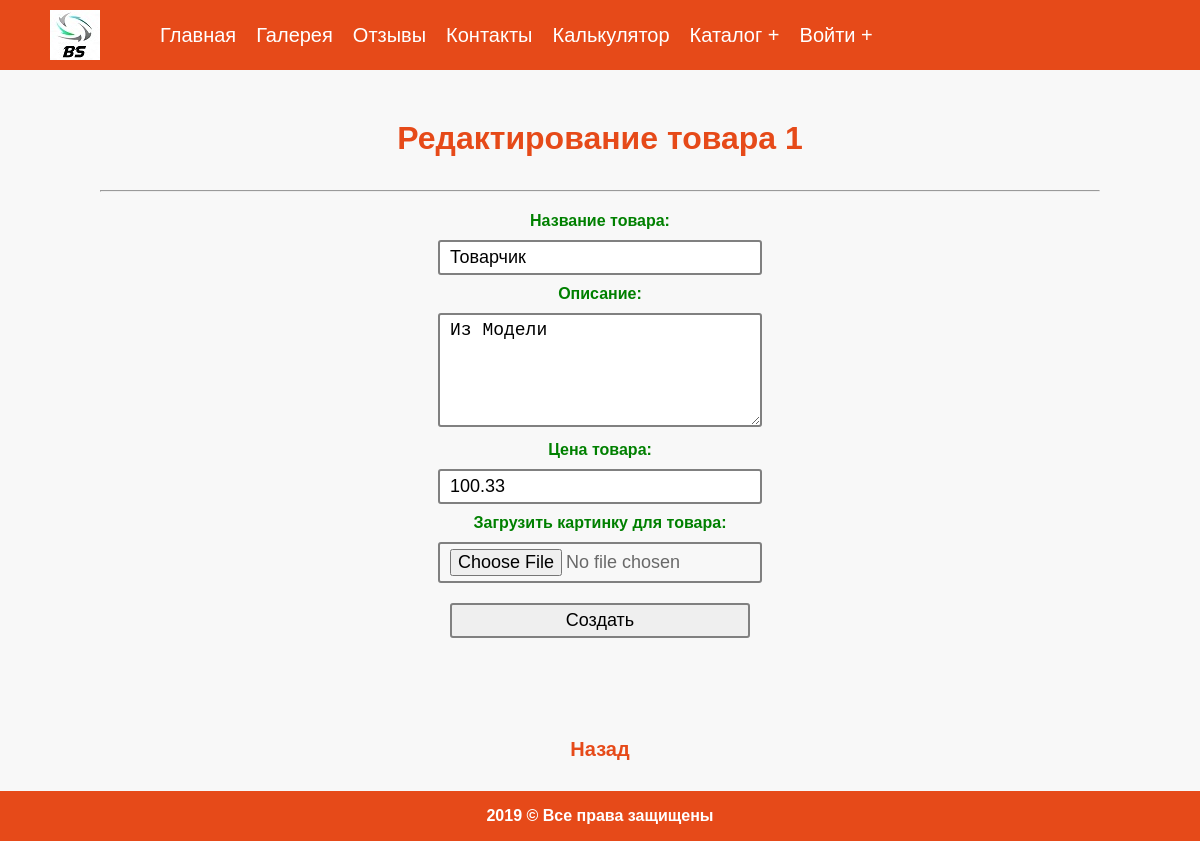
/admin/products/update.php?id=1, run on the app's committed database.
### tables this page shows
CREATE TABLE `products` (
  `id` int(11) NOT NULL,
  `name` varchar(255) NOT NULL,
  `description` text,
  `price` decimal(11,2) NOT NULL,
  `image` varchar(255) NOT NULL DEFAULT 'img/no-image.jpeg',
  `dateCreate` timestamp NOT NULL DEFAULT CURRENT_TIMESTAMP,
  `dateChange` timestamp NULL DEFAULT NULL,
  `isActive` tinyint(1) NOT NULL DEFAULT '1',
  `categoryId` int(11) DEFAULT NULL
);

### engine/productsFunc.php (called while the page is built, shortened)
<?php
function getProduct($id)
{
	$id = (int) $id;
	$sql = "SELECT * FROM `products` WHERE `id` = $id";
	return show($sql);
}

### public/menu.php (called while the page is built, shortened)
<?php
if ($_SESSION['login']){
	$button = 'Выйти';
	$buttonLink = '/logout.php';
}else{
	$button = 'Войти';
	$buttonLink = '/login.php';
}
$menu_arr = [
	[
		'title' => 'Главная',
		'link' => '/'
	],
	[
		'title' => 'Галерея',
		'link' => '/gallery.php'
	],
	[
		'title' => 'Отзывы',
		'link' => '/reviews.php'
	],
	[
		'title' => 'Контакты',
		'link' => '/contacts.php'
	],
	[
		'title' => 'Калькулятор',
		'link' => '/calculator.php'
	],
	[
		'title' => 'Каталог',
		'link' => '/products.php',
		'children' => [
			[
				'title' => 'Админка',
				'link' => '/admin/products/'
			]
		]
	],
	[
		'title' => $button,
		'link' => $buttonLink,
		'children' => [
			[
				'title' => 'Регистрация',
				'link' => '/registration.php'
			]
		]
	]
];

### engine/dbFunc.php (called while the page is built, shortened)
<?php
function createConnection()
{
	$db = mysqli_connect(DB_HOST, DB_USER, DB_PASS, DB_NAME);
	mysqli_query($db, "SET CHARACTER SET 'utf8'");
	return $db;
}
function getAssocResult($sql, $db = null)
{
	if(!$db) {
		$db = createConnection();
	}
	$result = mysqli_query($db, $sql);
	$array_result = [];
	while ($row = mysqli_fetch_assoc($result)) {
		$array_result[] = $row;
	}
	return $array_result;
}
function show($sql, $db = null)
{
	$result = getAssocResult($sql, $db);
	return $result[0];
}

### public/admin/products/update.php (the view, shortened to what this page needs)
<?php
require_once dirname(__DIR__, 2) . '/menu.php';
$menu = menu($menu_arr);
$id = isset($_GET['id']) ? $_GET['id'] : false;
$id = (int)$id;
$product = getProduct($id);
$name = $_POST['name'] ?? $product['name'];
$description = $_POST['description'] ?? $product['description'];
$price = $_POST['price'] ?? $product['price'];
$res = '';
echo render(TEMPLATES_DIR . 'productUpdate.tpl', [
	'title' => 'Редактирование товара ' . $id,
	'h1' => 'Редактирование товара ' . $id,
	'menu' => $menu,
	'res' => $res,
	'id' => $id,
	'name' => $name,
	'description' => $description,
	'price' => $price,
	'year' => date('Y')
]);

### public/css/style.css (style rules this page uses)
* { margin: 0; padding: 0; }
html, body { height: 100%; }
.container { position: relative; min-height: 100%; margin: 0 auto; }
.content { padding-bottom: 60px; }
footer { position: absolute; left: 0; bottom: 0; width: 100%; height: 50px; }
body { font-family: 'Montserrat', sans-serif; background-color: #f8f8f8; font-family: sans-serif; color: dimgrey; }
p { line-height: 22px; padding: 10px 0; }
header { height: 70px; background-size: contain; background-color: #E64A19; }
.logo { float: left; margin-top: 10px; margin-left: 50px; }
.logo img { width: 50px; }
nav { margin: 0; padding-left: 150px; }
.content { margin: 50px 100px 0; }
footer { background-color: #E64A19; clear: both; }
footer p { text-align: center; line-height: 50px; color: #fff; font-weight: bold; padding: 0; }
h1 { color: #E64A19; text-align: center; }
h1, h2, h3 { margin: 15px 0; }
.catalog { padding-bottom: 50px; overflow: hidden; text-align: center; }
.back { margin: 20px 0; text-align: center; }
.back a { text-decoration: none; color: #E64A19; font-size: 20px; font-weight: bold; }
.submit_form { width: 500px; margin: 20px auto; }
.submit_form input, .submit_form textarea { font-size: 18px; padding: 5px 10px; border-radius: 3px; border: 2px solid grey; width: 300px; margin: 10px; outline: none; }
.submit_form label { color: green; font-size: 16px; font-weight: 600; }
.submit_form input[type="text"], .submit_form textarea { text-transform: capitalize; }
.submit_form input[type="submit"] { cursor: pointer; }
.reviews { max-width: 500px; margin: 0 auto; }

### data on the page
products: name+description+price (picture), name "товарчик", description "из модели", price "100.33"

### other printed values
$value['title'] "Главная"
$value['title'] "Галерея"
$value['title'] "Отзывы"
$value['title'] "Контакты"
$value['title'] "Калькулятор"
$value['title'] "Каталог"
$value['title'] "Войти"
